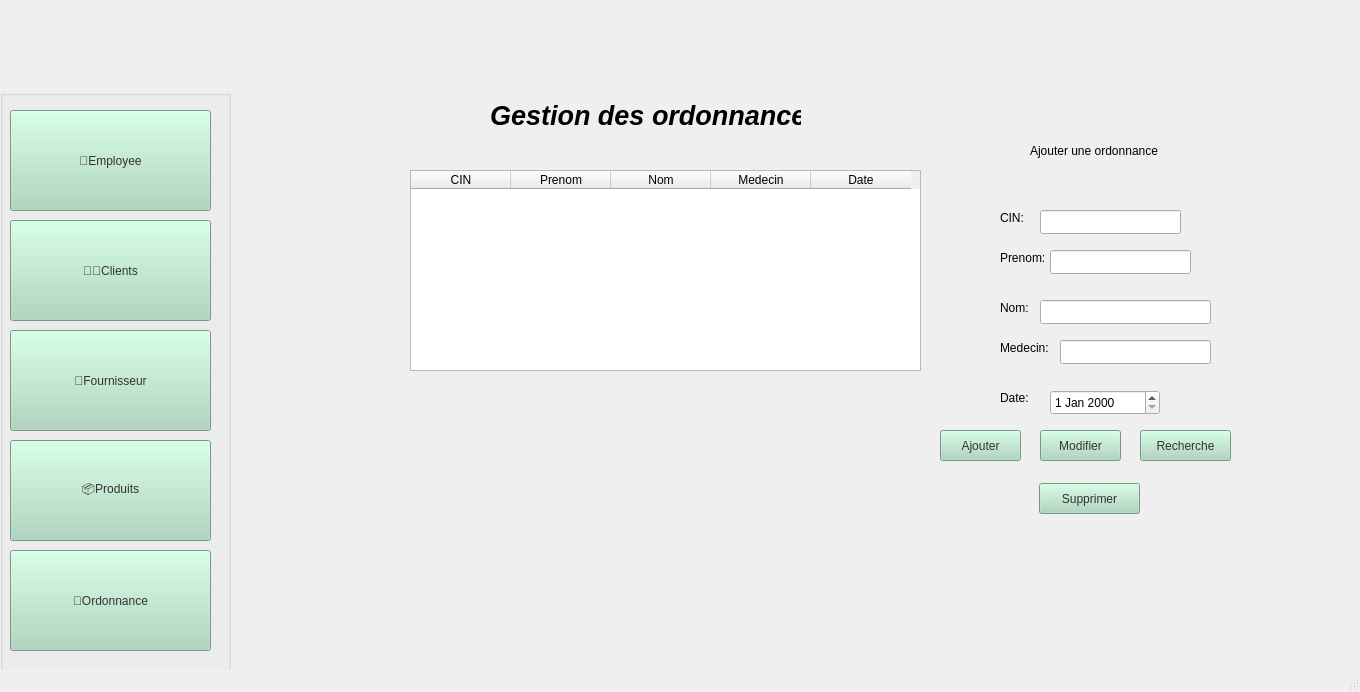
<?xml version="1.0" encoding="UTF-8"?>
<ui version="4.0">
 <class>Gordonnance</class>
 <widget class="QMainWindow" name="Gordonnance">
  <property name="geometry">
   <rect>
    <x>0</x>
    <y>0</y>
    <width>1360</width>
    <height>692</height>
   </rect>
  </property>
  <property name="windowTitle">
   <string>Gordonnance</string>
  </property>
  <property name="styleSheet">
   <string notr="true">QWidget {
    background: qlineargradient(
        x1:0, y1:0,
        x2:0, y2:1,
        stop:0 #a8d9d0,
        stop:0.5 #d3e9d4,
        stop:1 #f2e1c9
    );
}</string>
  </property>
  <widget class="QWidget" name="centralwidget">
   <widget class="QGroupBox" name="groupBox">
    <property name="geometry">
     <rect>
      <x>0</x>
      <y>90</y>
      <width>231</width>
      <height>631</height>
     </rect>
    </property>
    <property name="title">
     <string/>
    </property>
    <widget class="QPushButton" name="pushButton_4">
     <property name="geometry">
      <rect>
       <x>10</x>
       <y>20</y>
       <width>201</width>
       <height>101</height>
      </rect>
     </property>
     <property name="styleSheet">
      <string notr="true">background-color: rgb(168, 213, 186);
border-color: rgb(0, 0, 0);
color: rgb(51, 51, 51);
font: 18pt &quot;Segoe UI&quot;;</string>
     </property>
     <property name="text">
      <string>👤Employee</string>
     </property>
     <property name="iconSize">
      <size>
       <width>150</width>
       <height>150</height>
      </size>
     </property>
    </widget>
    <widget class="QPushButton" name="pushButton_6">
     <property name="geometry">
      <rect>
       <x>10</x>
       <y>240</y>
       <width>201</width>
       <height>101</height>
      </rect>
     </property>
     <property name="styleSheet">
      <string notr="true">background-color: rgb(168, 213, 186);
border-color: rgb(0, 0, 0);
color: rgb(51, 51, 51);
font: 18pt &quot;Segoe UI&quot;;</string>
     </property>
     <property name="text">
      <string>🚚Fournisseur</string>
     </property>
    </widget>
    <widget class="QPushButton" name="pushButton_7">
     <property name="geometry">
      <rect>
       <x>10</x>
       <y>350</y>
       <width>201</width>
       <height>101</height>
      </rect>
     </property>
     <property name="styleSheet">
      <string notr="true">background-color: rgb(168, 213, 186);
border-color: rgb(0, 0, 0);
color: rgb(51, 51, 51);
font: 18pt &quot;Segoe UI&quot;;</string>
     </property>
     <property name="text">
      <string>📦Produits</string>
     </property>
    </widget>
    <widget class="QPushButton" name="pushButton_8">
     <property name="geometry">
      <rect>
       <x>10</x>
       <y>460</y>
       <width>201</width>
       <height>101</height>
      </rect>
     </property>
     <property name="styleSheet">
      <string notr="true">background-color: rgb(168, 213, 186);
border-color: rgb(0, 0, 0);
color: rgb(51, 51, 51);
font: 18pt &quot;Segoe UI&quot;;</string>
     </property>
     <property name="text">
      <string>🧾Ordonnance</string>
     </property>
    </widget>
    <widget class="QPushButton" name="pushButton_9">
     <property name="geometry">
      <rect>
       <x>10</x>
       <y>130</y>
       <width>201</width>
       <height>101</height>
      </rect>
     </property>
     <property name="styleSheet">
      <string notr="true">background-color: rgb(168, 213, 186);
border-color: rgb(0, 0, 0);
color: rgb(51, 51, 51);
font: 18pt &quot;Segoe UI&quot;;</string>
     </property>
     <property name="text">
      <string>🧑‍💼Clients</string>
     </property>
     <property name="iconSize">
      <size>
       <width>191</width>
       <height>101</height>
      </size>
     </property>
    </widget>
   </widget>
   <widget class="QTableWidget" name="tableWidget">
    <property name="geometry">
     <rect>
      <x>410</x>
      <y>170</y>
      <width>511</width>
      <height>201</height>
     </rect>
    </property>
    <property name="styleSheet">
     <string notr="true">color: rgb(0, 0, 0);</string>
    </property>
    <column>
     <property name="text">
      <string>CIN</string>
     </property>
    </column>
    <column>
     <property name="text">
      <string>Prenom</string>
     </property>
    </column>
    <column>
     <property name="text">
      <string>Nom</string>
     </property>
    </column>
    <column>
     <property name="text">
      <string>Medecin</string>
     </property>
    </column>
    <column>
     <property name="text">
      <string>Date</string>
     </property>
    </column>
   </widget>
   <widget class="QPushButton" name="btnModifier">
    <property name="geometry">
     <rect>
      <x>1040</x>
      <y>430</y>
      <width>81</width>
      <height>31</height>
     </rect>
    </property>
    <property name="styleSheet">
     <string notr="true">background-color: rgb(168, 213, 186);
font: 14pt &quot;Segoe UI&quot;;
color: rgb(51, 51, 51);</string>
    </property>
    <property name="text">
     <string>Modifier</string>
    </property>
   </widget>
   <widget class="QLabel" name="label_3">
    <property name="geometry">
     <rect>
      <x>1000</x>
      <y>210</y>
      <width>49</width>
      <height>16</height>
     </rect>
    </property>
    <property name="styleSheet">
     <string notr="true">color: rgb(0, 0, 0);</string>
    </property>
    <property name="text">
     <string>CIN:</string>
    </property>
   </widget>
   <widget class="QLineEdit" name="lineEditMedecin">
    <property name="geometry">
     <rect>
      <x>1060</x>
      <y>340</y>
      <width>151</width>
      <height>24</height>
     </rect>
    </property>
   </widget>
   <widget class="QLabel" name="label_5">
    <property name="geometry">
     <rect>
      <x>1000</x>
      <y>300</y>
      <width>49</width>
      <height>16</height>
     </rect>
    </property>
    <property name="styleSheet">
     <string notr="true">color: rgb(0, 0, 0);</string>
    </property>
    <property name="text">
     <string>Nom:</string>
    </property>
   </widget>
   <widget class="QLabel" name="label_4">
    <property name="geometry">
     <rect>
      <x>1000</x>
      <y>250</y>
      <width>49</width>
      <height>16</height>
     </rect>
    </property>
    <property name="styleSheet">
     <string notr="true">color: rgb(0, 0, 0);
</string>
    </property>
    <property name="text">
     <string>Prenom:</string>
    </property>
   </widget>
   <widget class="QLineEdit" name="lineEditNom">
    <property name="geometry">
     <rect>
      <x>1040</x>
      <y>300</y>
      <width>171</width>
      <height>24</height>
     </rect>
    </property>
   </widget>
   <widget class="QDateEdit" name="dateEdit">
    <property name="geometry">
     <rect>
      <x>1050</x>
      <y>390</y>
      <width>110</width>
      <height>25</height>
     </rect>
    </property>
    <property name="styleSheet">
     <string notr="true">color: rgb(0, 0, 0);
</string>
    </property>
   </widget>
   <widget class="QLabel" name="label_7">
    <property name="geometry">
     <rect>
      <x>1000</x>
      <y>390</y>
      <width>49</width>
      <height>16</height>
     </rect>
    </property>
    <property name="styleSheet">
     <string notr="true">color: rgb(0, 0, 0);</string>
    </property>
    <property name="text">
     <string>Date:</string>
    </property>
   </widget>
   <widget class="QLabel" name="label_6">
    <property name="geometry">
     <rect>
      <x>1000</x>
      <y>340</y>
      <width>49</width>
      <height>16</height>
     </rect>
    </property>
    <property name="styleSheet">
     <string notr="true">color: rgb(0, 0, 0);</string>
    </property>
    <property name="text">
     <string>Medecin:</string>
    </property>
   </widget>
   <widget class="QLineEdit" name="lineEditPrenom">
    <property name="geometry">
     <rect>
      <x>1050</x>
      <y>250</y>
      <width>141</width>
      <height>24</height>
     </rect>
    </property>
   </widget>
   <widget class="QLabel" name="label_2">
    <property name="geometry">
     <rect>
      <x>1030</x>
      <y>100</y>
      <width>361</width>
      <height>101</height>
     </rect>
    </property>
    <property name="styleSheet">
     <string notr="true">font: 700 italic 10pt &quot;Segoe UI&quot;;
color: rgb(0, 0, 0);</string>
    </property>
    <property name="text">
     <string>Ajouter une ordonnance</string>
    </property>
   </widget>
   <widget class="QLineEdit" name="lineEditCIN">
    <property name="geometry">
     <rect>
      <x>1040</x>
      <y>210</y>
      <width>141</width>
      <height>24</height>
     </rect>
    </property>
   </widget>
   <widget class="QPushButton" name="btnAjouter">
    <property name="geometry">
     <rect>
      <x>940</x>
      <y>430</y>
      <width>81</width>
      <height>31</height>
     </rect>
    </property>
    <property name="styleSheet">
     <string notr="true">background-color: rgb(168, 213, 186);
font: 14pt &quot;Segoe UI&quot;;
color: rgb(51, 51, 51);</string>
    </property>
    <property name="text">
     <string>Ajouter</string>
    </property>
   </widget>
   <widget class="QLabel" name="label">
    <property name="geometry">
     <rect>
      <x>490</x>
      <y>90</y>
      <width>311</width>
      <height>51</height>
     </rect>
    </property>
    <property name="font">
     <font>
      <family>Segoe UI</family>
      <pointsize>20</pointsize>
      <italic>true</italic>
      <bold>true</bold>
     </font>
    </property>
    <property name="styleSheet">
     <string notr="true">font: 700 italic 20pt &quot;Segoe UI&quot;;
color: rgb(0, 0, 0);</string>
    </property>
    <property name="text">
     <string>Gestion des ordonnance</string>
    </property>
   </widget>
   <widget class="QLabel" name="label_9">
    <property name="geometry">
     <rect>
      <x>30</x>
      <y>0</y>
      <width>151</width>
      <height>111</height>
     </rect>
    </property>
    <property name="text">
     <string/>
    </property>
    <property name="pixmap">
     <pixmap>../../Downloads/552966492_691544266651586_7706130658263486080_n.png</pixmap>
    </property>
    <property name="scaledContents">
     <bool>true</bool>
    </property>
   </widget>
   <widget class="QPushButton" name="pushButton">
    <property name="geometry">
     <rect>
      <x>1140</x>
      <y>430</y>
      <width>91</width>
      <height>31</height>
     </rect>
    </property>
    <property name="styleSheet">
     <string notr="true">background-color: rgb(168, 213, 186);
font: 14pt &quot;Segoe UI&quot;;
color: rgb(51, 51, 51);</string>
    </property>
    <property name="text">
     <string>Recherche</string>
    </property>
   </widget>
   <widget class="QPushButton" name="btnSupprimer">
    <property name="geometry">
     <rect>
      <x>1039</x>
      <y>483</y>
      <width>101</width>
      <height>31</height>
     </rect>
    </property>
    <property name="styleSheet">
     <string notr="true">background-color: rgb(168, 213, 186);
font: 14pt &quot;Segoe UI&quot;;
color: rgb(51, 51, 51);</string>
    </property>
    <property name="text">
     <string>Supprimer</string>
    </property>
   </widget>
  </widget>
  <widget class="QStatusBar" name="statusbar"/>
 </widget>
 <resources/>
 <connections/>
</ui>
